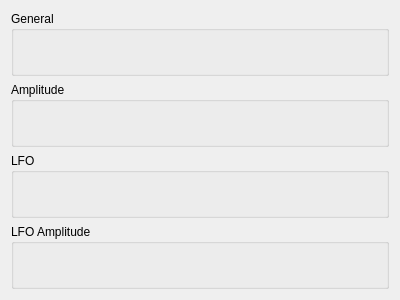
<?xml version="1.0" encoding="UTF-8"?>
<ui version="4.0">
 <class>FuncWidget</class>
 <widget class="QWidget" name="FuncWidget">
  <property name="geometry">
   <rect>
    <x>0</x>
    <y>0</y>
    <width>400</width>
    <height>300</height>
   </rect>
  </property>
  <property name="windowTitle">
   <string>Form</string>
  </property>
  <layout class="QVBoxLayout" name="verticalLayout">
   <item>
    <widget class="QGroupBox" name="groupBox">
     <property name="title">
      <string>General</string>
     </property>
     <layout class="QHBoxLayout" name="horizontalLayout_2">
      <item>
       <widget class="QWidget" name="widget_3" native="true"/>
      </item>
     </layout>
    </widget>
   </item>
   <item>
    <widget class="QGroupBox" name="groupBox_2">
     <property name="title">
      <string>Amplitude</string>
     </property>
     <layout class="QHBoxLayout" name="horizontalLayout_3">
      <item>
       <widget class="FilterParamWidget" name="widget_2" native="true"/>
      </item>
     </layout>
    </widget>
   </item>
   <item>
    <widget class="QGroupBox" name="groupBox_3">
     <property name="title">
      <string>LFO</string>
     </property>
     <layout class="QHBoxLayout" name="horizontalLayout_4">
      <item>
       <widget class="LfoWidget" name="widget" native="true"/>
      </item>
     </layout>
    </widget>
   </item>
   <item>
    <widget class="QGroupBox" name="groupBox_4">
     <property name="title">
      <string>LFO Amplitude</string>
     </property>
     <layout class="QHBoxLayout" name="horizontalLayout">
      <item>
       <widget class="LfoEnvWidget" name="widget_4" native="true"/>
      </item>
     </layout>
    </widget>
   </item>
  </layout>
 </widget>
 <customwidgets>
  <customwidget>
   <class>LfoWidget</class>
   <extends>QWidget</extends>
   <header>lfowidget.h</header>
   <container>1</container>
  </customwidget>
  <customwidget>
   <class>FilterParamWidget</class>
   <extends>QWidget</extends>
   <header>filterparamwidget.h</header>
   <container>1</container>
  </customwidget>
  <customwidget>
   <class>LfoEnvWidget</class>
   <extends>QWidget</extends>
   <header>lfoenvwidget.h</header>
   <container>1</container>
  </customwidget>
 </customwidgets>
 <resources/>
 <connections/>
</ui>
